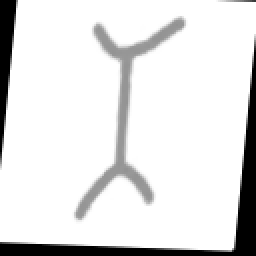
#> input picture data/letters/letter_1/1_aug_104.png, 128 x 128 px (shown 2 times larger)
$ python -i improve_dataset_quality.py   (imports and definitions only)
#> lines starting #> are read from the running program, lines starting #| are printed output that depends on the picture; after the words box and inside, x2 and y2 are one past the last pixel; in counts of white or black regions, pixels touching at a corner belong together
#> further down, picture is the input picture: shape (128, 128, 3); min 0, max 255, mean 225.2
import os
import cv2
import numpy as np
from pathlib import Path
import albumentations as A
from PIL import Image
import shutil
from tqdm import tqdm

# [27 lines left out: function create_improved_transforms, not called in this run]

def clean_binary_image(image):
    """تنظيف وتحسين الصورة الثنائية"""
    # تحويل إلى تدرج رمادي إذا كانت ملونة
    if len(image.shape) == 3:
        gray = cv2.cvtColor(image, cv2.COLOR_BGR2GRAY)
    else:
        gray = image

    # تحسين التباين
    clahe = cv2.createCLAHE(clipLimit=2.0, tileGridSize=(8,8))
    enhanced = clahe.apply(gray)

    # تطبيق عتبة تكيفية
    binary = cv2.adaptiveThreshold(
        enhanced, 255,
        cv2.ADAPTIVE_THRESH_GAUSSIAN_C,
        cv2.THRESH_BINARY_INV, 11, 2
    )
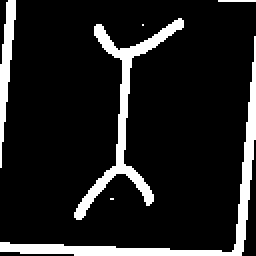
#> binary: shape (128, 128) (shown 2 times larger); 12.4% white; 6 white regions (3 under 20 px), largest, box (x1, y1, x2, y2) and area: (0, 18, 128, 128) 905, (37, 9, 92, 110) 799, (0, 0, 8, 84) 301

    # تنظيف الضوضاء
    kernel = np.ones((3,3), np.uint8)
    binary = cv2.morphologyEx(binary, cv2.MORPH_CLOSE, kernel)
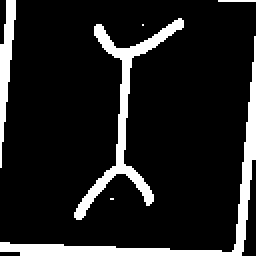
#> binary: shape (128, 128) (shown 2 times larger); 12.7% white; 6 white regions (3 under 20 px), largest, box (x1, y1, x2, y2) and area: (0, 18, 128, 128) 942, (37, 9, 92, 110) 800, (0, 0, 8, 84) 312
    binary = cv2.morphologyEx(binary, cv2.MORPH_OPEN, kernel)
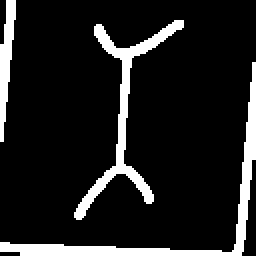
#> binary: shape (128, 128) (shown 2 times larger); 12.4% white; 3 white regions, box (x1, y1, x2, y2) and area: (0, 31, 128, 128) 929, (37, 10, 92, 110) 796, (0, 0, 8, 71) 299

    return binary

# [65 lines left out: functions improve_letter_image, process_dataset, main, not called in this run]

# [2 lines not run here, left out]

>>> import cv2
>>> picture = cv2.imread('../data/letters/letter_1/1_aug_104.png')
>>> result = clean_binary_image(picture)

$ run again, on data/letters/letter_10/10_aug_414.png
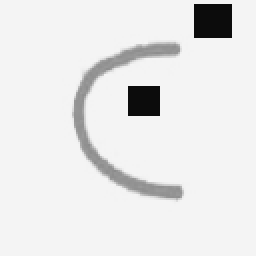
#> input picture data/letters/letter_10/10_aug_414.png, 128 x 128 px (shown 2 times larger)
#> picture is the input picture: shape (128, 128, 3); min 12, max 244, mean 230.9
#> in clean_binary_image, `binary = cv2.adaptiveThreshold( enhanced, 255, cv2.ADAPTIVE_THRESH_GAU..`:
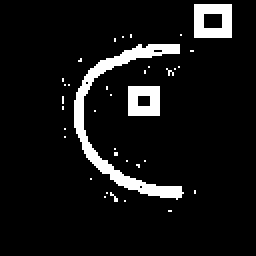
#> binary: shape (128, 128) (shown 2 times larger); 7.8% white; 36 white regions (33 under 20 px), largest, box (x1, y1, x2, y2) and area: (37, 22, 92, 100) 743, (97, 2, 116, 19) 260, (64, 43, 80, 58) 210
#> in clean_binary_image, `binary = cv2.morphologyEx(binary, cv2.MORPH_OPEN, kernel)`:
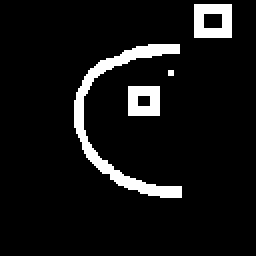
#> binary: shape (128, 128) (shown 2 times larger); 7.5% white; 4 white regions (1 under 20 px), largest, box (x1, y1, x2, y2) and area: (37, 22, 91, 99) 747, (97, 2, 116, 19) 260, (64, 43, 80, 58) 210

$ run again, on data/letters/letter_11/11_aug_108.png
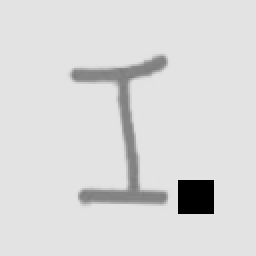
#> input picture data/letters/letter_11/11_aug_108.png, 128 x 128 px (shown 2 times larger)
#> picture is the input picture: shape (128, 128, 3); min 0, max 227, mean 217.5
#> in clean_binary_image, `binary = cv2.adaptiveThreshold( enhanced, 255, cv2.ADAPTIVE_THRESH_GAU..`:
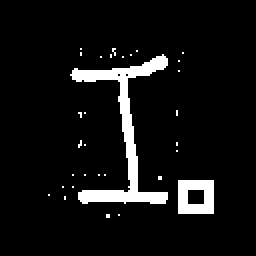
#> binary: shape (128, 128) (shown 2 times larger); 6.8% white; 31 white regions (29 under 20 px), largest, box (x1, y1, x2, y2) and area: (35, 27, 84, 102) 813, (89, 90, 107, 107) 250
#> in clean_binary_image, `binary = cv2.morphologyEx(binary, cv2.MORPH_OPEN, kernel)`:
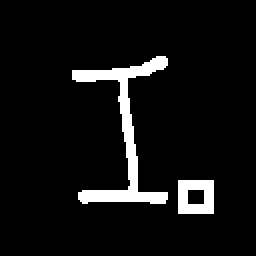
#> binary: shape (128, 128) (shown 2 times larger); 6.5% white; 2 white regions, box (x1, y1, x2, y2) and area: (36, 28, 84, 102) 814, (89, 90, 107, 107) 250
